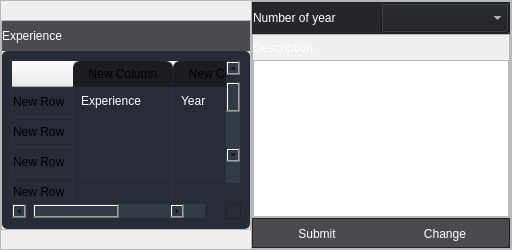
                 <widget class="QFrame" name="frame_16">
                  <property name="maximumSize">
                   <size>
                    <width>16777215</width>
                    <height>250</height>
                   </size>
                  </property>
                  <property name="frameShape">
                   <enum>QFrame::StyledPanel</enum>
                  </property>
                  <property name="frameShadow">
                   <enum>QFrame::Raised</enum>
                  </property>
                  <layout class="QHBoxLayout" name="horizontalLayout_5">
                   <property name="spacing">
                    <number>0</number>
                   </property>
                   <property name="leftMargin">
                    <number>0</number>
                   </property>
                   <property name="topMargin">
                    <number>0</number>
                   </property>
                   <property name="rightMargin">
                    <number>0</number>
                   </property>
                   <property name="bottomMargin">
                    <number>0</number>
                   </property>
                   <item>
                    <widget class="QFrame" name="frame_18">
                     <property name="minimumSize">
                      <size>
                       <width>250</width>
                       <height>0</height>
                      </size>
                     </property>
                     <property name="maximumSize">
                      <size>
                       <width>250</width>
                       <height>210</height>
                      </size>
                     </property>
                     <property name="frameShape">
                      <enum>QFrame::StyledPanel</enum>
                     </property>
                     <property name="frameShadow">
                      <enum>QFrame::Raised</enum>
                     </property>
                     <layout class="QVBoxLayout" name="verticalLayout_11">
                      <property name="spacing">
                       <number>0</number>
                      </property>
                      <property name="leftMargin">
                       <number>0</number>
                      </property>
                      <property name="topMargin">
                       <number>0</number>
                      </property>
                      <property name="rightMargin">
                       <number>0</number>
                      </property>
                      <property name="bottomMargin">
                       <number>0</number>
                      </property>
                      <item>
                       <widget class="QLabel" name="loginFrom_LbExperience">
                        <property name="minimumSize">
                         <size>
                          <width>0</width>
                          <height>30</height>
                         </size>
                        </property>
                        <property name="maximumSize">
                         <size>
                          <width>16777215</width>
                          <height>30</height>
                         </size>
                        </property>
                        <property name="styleSheet">
                         <string notr="true">color: rgb(255, 255, 255); background-color: rgba(27, 29, 35, 200);</string>
                        </property>
                        <property name="text">
                         <string>Experience</string>
                        </property>
                       </widget>
                      </item>
                      <item>
                       <widget class="QTableWidget" name="loginFrom_ExList">
                        <property name="styleSheet">
                         <string notr="true">QTableWidget {	
	background-color: rgb(39, 44, 54);
	color: rgb(255, 255, 255);
	padding: 10px;
	border-radius: 5px;
	gridline-color: rgb(44, 49, 60);
	border-bottom: 1px solid rgb(44, 49, 60);
}
QTableWidget::item{
	border-color: rgb(44, 49, 60);
	padding-left: 5px;
	padding-right: 5px;
	gridline-color: rgb(44, 49, 60);
}
QTableWidget::item:selected{
	background-color: rgb(85, 170, 255);
}
QScrollBar:horizontal {
    border: none;
    background: rgb(52, 59, 72);
    height: 14px;
    margin: 0px 21px 0 21px;
	border-radius: 0px;
}
 QScrollBar:vertical {
	border: none;
    background: rgb(52, 59, 72);
    width: 14px;
    margin: 21px 0 21px 0;
	border-radius: 0px;
 }
QHeaderView::section{
	Background-color: rgb(39, 44, 54);
	max-width: 30px;
	border: 1px solid rgb(44, 49, 60);
	border-style: none;
    border-bottom: 1px solid rgb(44, 49, 60);
    border-right: 1px solid rgb(44, 49, 60);
}
QTableWidget::horizontalHeader {	
	background-color: rgb(81, 255, 0);
}
QHeaderView::section:horizontal
{
    border: 1px solid rgb(32, 34, 42);
	background-color: rgb(27, 29, 35);
	padding: 3px;
	border-top-left-radius: 7px;
    border-top-right-radius: 7px;
}
QHeaderView::section:vertical
{
    border: 1px solid rgb(44, 49, 60);
}
</string>
                        </property>
                        <row>
                         <property name="text">
                          <string>New Row</string>
                         </property>
                        </row>
                        <row>
                         <property name="text">
                          <string>New Row</string>
                         </property>
                        </row>
                        <row>
                         <property name="text">
                          <string>New Row</string>
                         </property>
                        </row>
                        <row>
                         <property name="text">
                          <string>New Row</string>
                         </property>
                        </row>
                        <row>
                         <property name="text">
                          <string>New Row</string>
                         </property>
                        </row>
                        <row>
                         <property name="text">
                          <string>New Row</string>
                         </property>
                        </row>
                        <row>
                         <property name="text">
                          <string>New Row</string>
                         </property>
                        </row>
                        <row>
                         <property name="text">
                          <string>New Row</string>
                         </property>
                        </row>
                        <row>
                         <property name="text">
                          <string>New Row</string>
                         </property>
                        </row>
                        <row>
                         <property name="text">
                          <string>New Row</string>
                         </property>
                        </row>
                        <column>
                         <property name="text">
                          <string>New Column</string>
                         </property>
                        </column>
                        <column>
                         <property name="text">
                          <string>New Column</string>
                         </property>
                        </column>
                        <item row="0" column="0">
                         <property name="text">
                          <string>Experience</string>
                         </property>
                        </item>
                        <item row="0" column="1">
                         <property name="text">
                          <string>Year</string>
                         </property>
                        </item>
                       </widget>
                      </item>
                     </layout>
                    </widget>
                   </item>
                   <item>
                    <widget class="QFrame" name="frame_19">
                     <property name="frameShape">
                      <enum>QFrame::StyledPanel</enum>
                     </property>
                     <property name="frameShadow">
                      <enum>QFrame::Raised</enum>
                     </property>
                     <layout class="QVBoxLayout" name="verticalLayout_12">
                      <property name="spacing">
                       <number>0</number>
                      </property>
                      <property name="leftMargin">
                       <number>0</number>
                      </property>
                      <property name="topMargin">
                       <number>0</number>
                      </property>
                      <property name="rightMargin">
                       <number>0</number>
                      </property>
                      <property name="bottomMargin">
                       <number>0</number>
                      </property>
                      <item>
                       <widget class="QFrame" name="frame_20">
                        <property name="styleSheet">
                         <string notr="true">background-color: rgba(27, 29, 35, 200)</string>
                        </property>
                        <property name="frameShape">
                         <enum>QFrame::StyledPanel</enum>
                        </property>
                        <property name="frameShadow">
                         <enum>QFrame::Raised</enum>
                        </property>
                        <layout class="QHBoxLayout" name="horizontalLayout_6">
                         <property name="spacing">
                          <number>0</number>
                         </property>
                         <property name="leftMargin">
                          <number>0</number>
                         </property>
                         <property name="topMargin">
                          <number>0</number>
                         </property>
                         <property name="rightMargin">
                          <number>0</number>
                         </property>
                         <property name="bottomMargin">
                          <number>0</number>
                         </property>
                         <item>
                          <widget class="QLabel" name="loginFrom_LbNumyear">
                           <property name="minimumSize">
                            <size>
                             <width>0</width>
                             <height>30</height>
                            </size>
                           </property>
                           <property name="styleSheet">
                            <string notr="true">color: rgb(255, 255, 255);</string>
                           </property>
                           <property name="text">
                            <string>Number of year</string>
                           </property>
                          </widget>
                         </item>
                         <item>
                          <widget class="QComboBox" name="loginFrom_CbbNumyear">
                           <property name="minimumSize">
                            <size>
                             <width>0</width>
                             <height>30</height>
                            </size>
                           </property>
                           <property name="styleSheet">
                            <string notr="true">color: rgb(255, 255, 255);</string>
                           </property>
                          </widget>
                         </item>
                        </layout>
                       </widget>
                      </item>
                      <item>
                       <widget class="QFrame" name="frame_21">
                        <property name="frameShape">
                         <enum>QFrame::StyledPanel</enum>
                        </property>
                        <property name="frameShadow">
                         <enum>QFrame::Raised</enum>
                        </property>
                        <layout class="QVBoxLayout" name="verticalLayout_13">
                         <property name="spacing">
                          <number>0</number>
                         </property>
                         <property name="leftMargin">
                          <number>0</number>
                         </property>
                         <property name="topMargin">
                          <number>0</number>
                         </property>
                         <property name="rightMargin">
                          <number>0</number>
                         </property>
                         <property name="bottomMargin">
                          <number>0</number>
                         </property>
                         <item>
                          <widget class="QLabel" name="loginFrom_LbDes">
                           <property name="minimumSize">
                            <size>
                             <width>0</width>
                             <height>25</height>
                            </size>
                           </property>
                           <property name="styleSheet">
                            <string notr="true">color: rgb(255, 255, 255);</string>
                           </property>
                           <property name="text">
                            <string>Description</string>
                           </property>
                          </widget>
                         </item>
                         <item>
                          <widget class="QTextEdit" name="loginFrom_TbDes">
                           <property name="styleSheet">
                            <string notr="true">color: rgb(255, 255, 255);</string>
                           </property>
                          </widget>
                         </item>
                        </layout>
                       </widget>
                      </item>
                      <item>
                       <widget class="QFrame" name="frame_26">
                        <property name="minimumSize">
                         <size>
                          <width>0</width>
                          <height>30</height>
                         </size>
                        </property>
                        <property name="maximumSize">
                         <size>
                          <width>16777215</width>
                          <height>30</height>
                         </size>
                        </property>
                        <property name="styleSheet">
                         <string notr="true">background-color: rgba(27, 29, 35, 200)</string>
                        </property>
                        <property name="frameShape">
                         <enum>QFrame::StyledPanel</enum>
                        </property>
                        <property name="frameShadow">
                         <enum>QFrame::Raised</enum>
                        </property>
                        <layout class="QHBoxLayout" name="horizontalLayout_9">
                         <property name="spacing">
                          <number>0</number>
                         </property>
                         <property name="leftMargin">
                          <number>0</number>
                         </property>
                         <property name="topMargin">
                          <number>0</number>
                         </property>
                         <property name="rightMargin">
                          <number>0</number>
                         </property>
                         <property name="bottomMargin">
                          <number>0</number>
                         </property>
                         <item>
                          <widget class="QPushButton" name="loginFrom_btnSubmitEx">
                           <property name="minimumSize">
                            <size>
                             <width>0</width>
                             <height>30</height>
                            </size>
                           </property>
                           <property name="styleSheet">
                            <string notr="true">QPushButton {	
	border: none;
	color: rgb(255, 255, 255);
	background-color: transparent;
}
QPushButton:hover {
	color: rgb(255, 255, 255);
	background-color: rgb(52, 59, 72);
}
QPushButton:pressed {	
	color: rgb(255, 255, 255);
	background-color: rgb(85, 170, 255);
}</string>
                           </property>
                           <property name="text">
                            <string>Submit</string>
                           </property>
                          </widget>
                         </item>
                         <item>
                          <widget class="QPushButton" name="loginFrom_btnChangeEx">
                           <property name="minimumSize">
                            <size>
                             <width>0</width>
                             <height>30</height>
                            </size>
                           </property>
                           <property name="styleSheet">
                            <string notr="true">QPushButton {	
	border: none;
	color: rgb(255, 255, 255);
	background-color: transparent;
}
QPushButton:hover {
	color: rgb(255, 255, 255);
	background-color: rgb(52, 59, 72);
}
QPushButton:pressed {	
	color: rgb(255, 255, 255);
	background-color: rgb(85, 170, 255);
}</string>
                           </property>
                           <property name="text">
                            <string>Change</string>
                           </property>
                          </widget>
                         </item>
                        </layout>
                       </widget>
                      </item>
                     </layout>
                    </widget>
                   </item>
                  </layout>
                 </widget>
